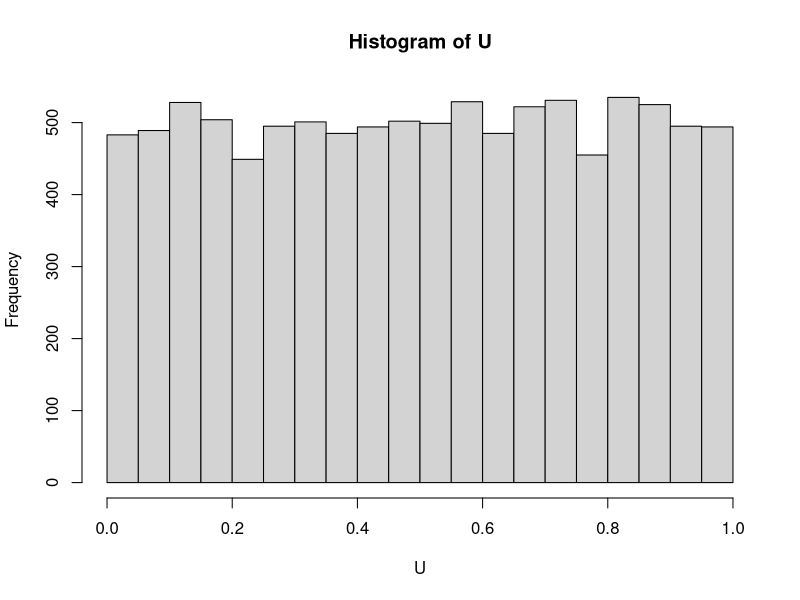
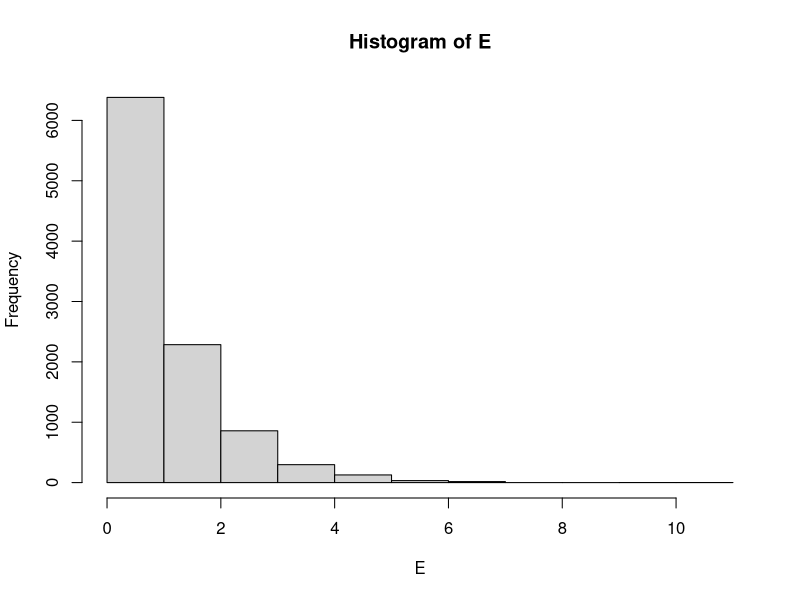
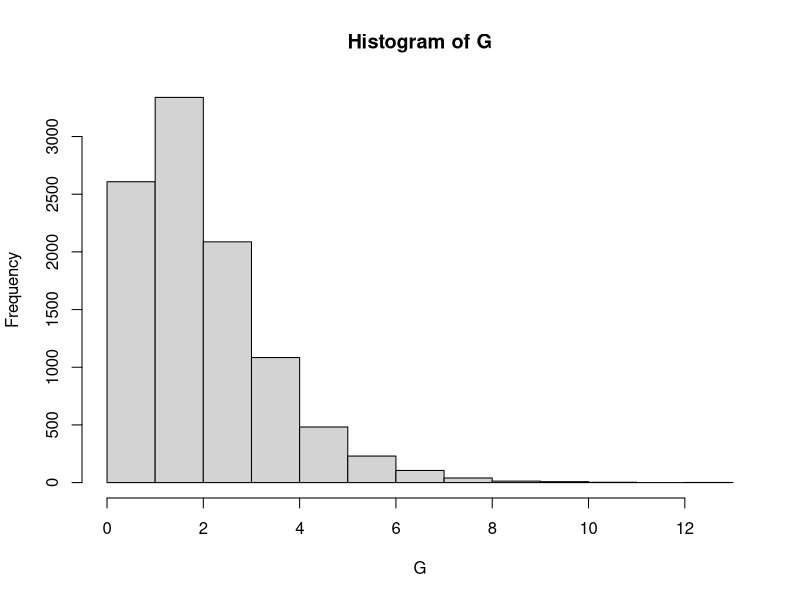

The R source for these figures, in order: (Note: this script raises an error after producing the figures.)
# begin with uniform(0,1)
n=100
x=runif(n,0,1) #simulate 100 realization of U(0,1)
x

#Implementing inverse method to simulate exponential
#1.generate U(0,1)
#2.x=-(1/lambda)*log(U) 
n=10^4;U=runif(n,0,1)
E=-log(U) #Exp(1) distribution
hist(U);hist(E)
#Bernoulli(p) using the inverse method
#1. generate U(0,1)
#2. x=0 if U<1-p and x=1 if U>1-p
p=0.25;U=runif(n,0,1)
X=ifelse(U<1-p,0,1);mean(X==1)

#transformation method
#simulate gamma (alpha,beta) alpha-->integer
n=10^4; alpha=2; beta=1
U=matrix(runif(n*alpha,0,1),alpha,n)
E=-log(U) #exp(1)
G=beta*colSums(E)
hist(G)


###make a function to simulate gamma's

gamma_sim=function(Nsim,alpha,beta){
  if(floor(alpha)!=alpha) stop("please supply integer alpha")
  U=matrix(runif(Nsim*alpha,0,1),alpha,Nsim)
  E=-log(U) #exp(1)
  G=beta*colSums(E) 
  return(G)}
gamma_sim(10,1.5,2)
hist(gamma_sim(Nsim=1000,alpha=1,beta=0.2))

#simulate a beta distribution using a tranformation of uniforms
##Y=sum_{i=1}^{a}E_i/sum_{i=1}^{a+b}E_i ~ beta(a,b)
#E_i~Exp(1)

Nsim=10^4; a=1;b=1
beta_sim=function(Nsim,a,b){
  U=matrix(runif(Nsim*(a+b)), (a+b),Nsim)
  E=-log(U)
  A=matrix(E[(1:a),],nrow=a)
  numerator=colSums(A)  
  denominator=colSums(E)
  B=numerator/denominator
  return(B)}
beta_sim(Nsim=10,a=1,b=1)  


#AR algorithm:
#simulate gamma(alpha,beta) from gamma(a,b) 

alpha=2.5; beta=2

#instrumental density: gamma(a,b)
a=floor(alpha); b =a*beta/alpha
a;b

M=(beta^alpha)*((b)^(-a))*(((alpha-a)/(beta-b))^(alpha-a))*exp(a-alpha)
M
#compute the ratio f(x)/Mg(x) for any x

bound=function(M,x){
  z=dgamma(x,shape=alpha,scale=(1/beta))/(M*dgamma(x,shape=a,scale=(1/b)))
  return(z)
}


bound(M,x=2)
Nsim=10
ysim=c()
#implementation of AR
#Step 1: simulate from instrument and a U(0,1)
while(length(ysim)<Nsim){
  x=gamma_sim(1,alpha=a,beta=b); u=runif(1)
  #step 2: accept if u<=bound(M,x)
  y=ifelse(u<=bound(M=M,x=x),x,NA)
  if(is.na(y)==F){ysim=c(ysim,y)}
}


y;ysim